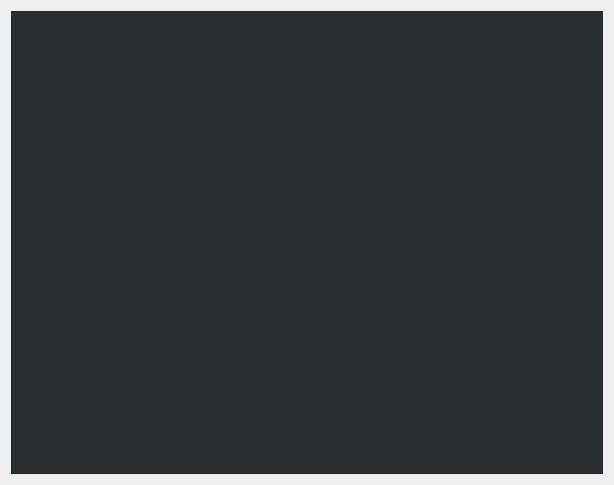
<?xml version="1.0" encoding="UTF-8"?>
<ui version="4.0">
 <class>Form</class>
 <widget class="QWidget" name="Form">
  <property name="geometry">
   <rect>
    <x>0</x>
    <y>0</y>
    <width>614</width>
    <height>485</height>
   </rect>
  </property>
  <property name="windowTitle">
   <string>Form</string>
  </property>
  <layout class="QHBoxLayout" name="horizontalLayout">
   <item>
    <widget class="QTreeView" name="uiTree">
     <property name="styleSheet">
      <string notr="true">QTreeView {
    background: #2c2f30;
    color: #AAAAAA;
}

 QTreeView::item:selected {
    background-color: #575858 !important;
    color: #fff !important;
 }

QCheckBox {
    spacing: 5px;
}

QCheckBox::indicator {
    width: 13px;
    height: 13px;
}

QCheckBox::indicator:unchecked
{
    image: url(:/checkbox_unchecked.png);
}

QCheckBox::indicator:unchecked:hover,
QCheckBox::indicator:unchecked:focus,
QCheckBox::indicator:unchecked:pressed,
QGroupBox::indicator:unchecked:hover,
QGroupBox::indicator:unchecked:focus,
QGroupBox::indicator:unchecked:pressed
{
  border: none;
    image: url(:/checkbox_unchecked_focus.png);
}

QCheckBox::indicator:checked
{
    image: url(:/checkbox_checked.png);
}

QCheckBox::indicator:checked:hover,
QCheckBox::indicator:checked:focus,
QCheckBox::indicator:checked:pressed,
QGroupBox::indicator:checked:hover,
QGroupBox::indicator:checked:focus,
QGroupBox::indicator:checked:pressed
{
  border: none;
    image: url(:/checkbox_checked_focus.png);
}


QCheckBox::indicator:indeterminate
{
    image: url(:/checkbox_indeterminate.png);
}

QCheckBox::indicator:indeterminate:focus,
QCheckBox::indicator:indeterminate:hover,
QCheckBox::indicator:indeterminate:pressed
{
    image: url(:/checkbox_indeterminate_focus.png);
}

QCheckBox::indicator:checked:disabled,
QGroupBox::indicator:checked:disabled
{
    image: url(:/checkbox_checked_disabled.png);
}

QCheckBox::indicator:unchecked:disabled,
QGroupBox::indicator:unchecked:disabled
{
    image: url(:/checkbox_unchecked_disabled.png);
}</string>
     </property>
     <property name="animated">
      <bool>true</bool>
     </property>
    </widget>
   </item>
  </layout>
 </widget>
 <resources/>
 <connections/>
</ui>
